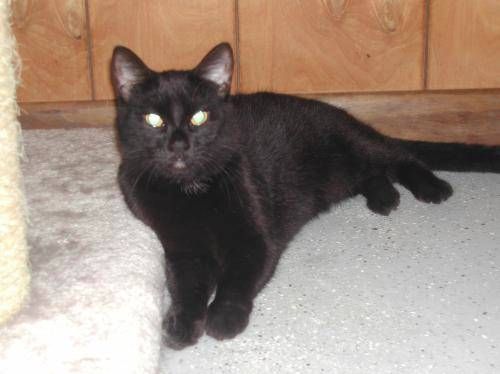
#> input picture dataset/training_set/cat.1007.jpg, 500 x 374 px; its folder holds only this picture in this run
$ jupyter execute --allow-errors 'Logistic Regression with a Neural Network mindset.ipynb'   (shell and % lines are left out)
#> lines starting #> are read from the running program, lines starting #| are printed output that depends on the picture
You can download the dataset from [here](https://www.kaggle.com/tongpython/cat-and-dog).

From the original dataset, I have selected 1500 images of each cats and dogs and put in the training_set directory. And 250 images of each in the test_set directory.
That makes the dataset consisting of 3000 training examples and 500 test examples.

[cell 1]
# Importing the libraries
import os
import cv2
import numpy as np
import matplotlib.pyplot as plt
import scipy
from PIL import Image
from scipy import ndimage

[cell 2]
ROWS = 64
COLUMNS = 64
CHANNELS = 3

# Defining path for images
TRAIN_DIR = 'dataset/training_set/'
TEST_DIR = 'dataset/test_set/'

# Preparing filepath from the dataset
train_images = [TRAIN_DIR+i for i in os.listdir(TRAIN_DIR)]
#> (the rest of this cell did not finish here and is left out)

[cell 3]
# Function to read image and convert to the specified size
def read_image(file_path):
#> called with file_path = 'dataset/training_set/cat.1007.jpg'
    img = cv2.imread(file_path)
#> img is the input picture: shape (374, 500, 3); mean B, G, R 126.4, 138.1, 155.2
    return cv2.resize(img, (ROWS, COLUMNS), cv2.INTER_CUBIC)
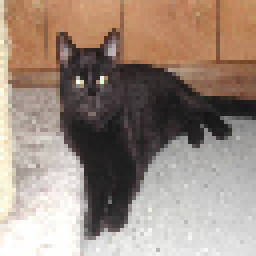
#> returned value: shape (64, 64, 3) (shown 4 times larger); mean of channels 0, 1, 2 126.3, 138, 155; drawn as B, G, R

[cell 4]
def prepare_data(images):
    m = len(images)
    X = np.zeros((m, ROWS, COLUMNS, CHANNELS))
    y = np.zeros((1, m))

    for i, image_path in enumerate(images):
        X[i,:] = read_image(image_path)
        if 'cat' in image_path.lower():
            y[0,i] = 0
        elif 'dog' in image_path.lower():
            y[0,i] = 1
    return X, y

[cell 5]
# Loading the data
train_set_X, train_set_y = prepare_data(train_images)
#> (the rest of this cell did not finish here and is left out)

[cell 6]
m_train = train_set_y.shape[1]
#> (the rest of this cell did not finish here and is left out)

[cell 7]
# Flattening the images in the dataset
train_set_X_flatten = train_set_X.reshape(train_set_X.shape[0], -1).T
#> (the rest of this cell did not finish here and is left out)

[cell 8]
# Standardizing the dataset
train_set_X = train_set_X_flatten / 255.
#> (the rest of this cell did not finish here and is left out)

## Building the parts of our algorithm
The main steps for building a Neural Network are:

1. Define the model structure (such as number of input features)
2. Initialize the model's parameters
3. Loop:
    * Calculate current loss (forward propagation)
    * Calculate current gradient (backward propagation)
    * Update parameters (gradient descent)

### Helper Functions

#### 1. Sigmoid
Compute the sigmoid of z

[cell 9]
def sigmoid(z):
    return 1 / (1 + np.exp(-z))

[cell 10]
print ("sigmoid(0) = " + str(sigmoid(0)))
print ("sigmoid(9.2) = " + str(sigmoid(9.2)))

#### 2. Initializing parameters
Using He initialization. This initializes the weights to random values scaled according to a paper by He et al., 2015.

[cell 11]
def initialize_with_zeros(dim):
    w = np.zeros((dim, 1))
    b = 0

    assert(w.shape == (dim, 1))
    assert(isinstance(b, float) or isinstance(b, int))

    return w, b

[cell 12]
dim = 2
w, b = initialize_with_zeros(dim)
print ("w = " + str(w))
print ("b = " + str(b))

#### 3. Forward and Backward propagation
Implement the cost function and its gradient

[cell 13]
def propagate(w, b, X, Y):
    m = X.shape[1]

    # FORWARD PROPAGATION
    # compute activation
    z = np.dot(w.T, X) + b
    A = sigmoid(z)
    # compute cost
    cost = (- 1 / m) * np.sum(Y * np.log(A) + (1 - Y) * (np.log(1 - A)))

    # BACKWARD PROPAGATION
    dw = (1 / m) * np.dot(X, (A - Y).T)
    db = (1 / m) * np.sum(A - Y)

    assert(dw.shape == w.shape)
    assert(db.dtype == float)
    cost = np.squeeze(cost)
    assert(cost.shape == ())

    grads = {"dw": dw,
             "db": db}

    return grads, cost

[cell 14]
w, b, X, Y = np.array([[1], [2]]), 2, np.array([[1,2], [3,4]]), np.array([[1, 0]])
grads, cost = propagate(w, b, X, Y)
print ("dw = " + str(grads["dw"]))
print ("db = " + str(grads["db"]))
print ("cost = " + str(cost))

#### 4. Optimization
This function optimizes w and b by running a gradient descent algorithm

[cell 15]
def optimize(w, b, X, Y, num_iterations, learning_rate, print_cost = False):
#> called with w = array of shape (2, 1), b = 2, X = array of shape (2, 2), Y = array of shape (1, 2), num_iterations = 100, learning_rate = 0.009, print_cost = False
    costs = []

    for i in range(num_iterations):
        # Cost and gradient calculation
        grads, cost = propagate(w, b, X, Y)

        # Retrieve derivatives from grads
        dw = grads["dw"]
        db = grads["db"]

        # update rule
        w = w - learning_rate * dw
        b = b - learning_rate * db

        # Record the costs
        if i % 100 == 0:
            costs.append(cost)

        # Print the cost every training examples
        if print_cost and i % 100 == 0:
            print("Cost after iteration %i: %f" % (i, cost))

    params = {"w": w,
              "b": b}

    grads = {"dw": dw,
             "db": db}

    return params, grads, costs

[cell 16]
params, grads, costs = optimize(w, b, X, Y, num_iterations= 100, learning_rate = 0.009, print_cost = False)

print ("w = " + str(params["w"]))
print ("b = " + str(params["b"]))
print ("dw = " + str(grads["dw"]))
print ("db = " + str(grads["db"]))

### Implementing the predict() function
1. Calculate y_hat.
2. Convert the entries of A into 0 (if activation <= 0.5) or 1 (if activation > 0.5). Store the predictions in a vector y_prediction.

[cell 17]
def predict(w, b, X):
#> called with w = array of shape (2, 1), b = 2, X = array of shape (2, 2)
    m = X.shape[1]
    Y_prediction = np.zeros((1, m))
    w = w.reshape(X.shape[0], 1)

    # Compute vector "A" predicting the probabilities
    A = sigmoid(np.dot(w.T, X) + b)

    for i in range(A.shape[1]):
        # Convert probabilities a[0,1] to actual predictions p[0,i]
        Y_prediction[0, i] = 1 if A[0, i] > 0.5 else 0

    assert(Y_prediction.shape == (1, m))

    return Y_prediction

[cell 18]
print("predictions = " + str(predict(w, b, X)))

### Merging all functions into a model

[cell 19]
def model(X_train, Y_train, X_test, Y_test, num_iterations = 2000, learning_rate = 0.5, print_cost = False):

    # initialize parameters with zeros
    w, b = initialize_with_zeros(X_train.shape[0])

    # Gradient descent
    parameters, grads, costs = optimize(w, b, X_train, Y_train, num_iterations, learning_rate, print_cost)

    # Retrieve parameters w and b from dictionary "parameters"
    w = parameters["w"]
    b = parameters["b"]

    # Predict test/train set examples
    Y_prediction_test = predict(w, b, X_test)
    Y_prediction_train = predict(w, b, X_train)

    # Print train/test errors
    print("train accuracy: {} %".format(100 - np.mean(np.abs(Y_prediction_train - Y_train)) * 100))
    print("test accuracy: {} %".format(100 - np.mean(np.abs(Y_prediction_test - Y_test)) * 100))

    d = {"costs": costs,
         "Y_prediction_test": Y_prediction_test,
         "Y_prediction_train" : Y_prediction_train,
         "w" : w,
         "b" : b,
         "learning_rate" : learning_rate,
         "num_iterations": num_iterations}

    return d

#> (a cell that did not finish here is left out)

#> (a cell that did not finish here is left out)

### Testing with our own image

[cell 22]
img_path = 'single_prediction/img1.jpg'

# Preprocessing image to fit our algorithm
my_img = read_image(img_path).reshape(1, ROWS*COLUMNS*CHANNELS).T
#> call 2 of read_image, with file_path = 'single_prediction/img1.jpg'
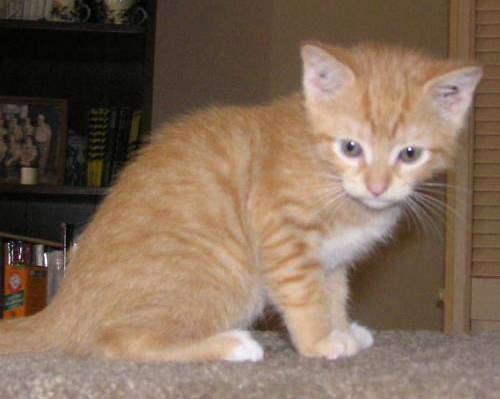
#> input picture dataset/single_prediction/img1.jpg, 500 x 399 px, found by its file name
#> in read_image, img is the input picture: shape (399, 500, 3); mean B, G, R 88.4, 106.9, 128.8
#> in read_image (call 2), `return cv2.resize(img, (ROWS, COLUMNS), cv2.INTER_CUBIC)`:
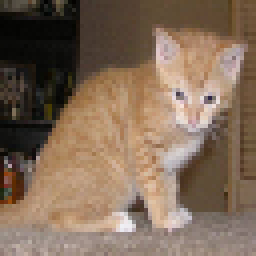
#> returned value: shape (64, 64, 3) (shown 4 times larger); mean of channels 0, 1, 2 88.2, 106.8, 128.7; drawn as B, G, R
#> my_img = 12288 values, max 248 at index 5129, min 0 at index 54, mean 107.9
#> (the rest of this cell did not finish here and is left out)
